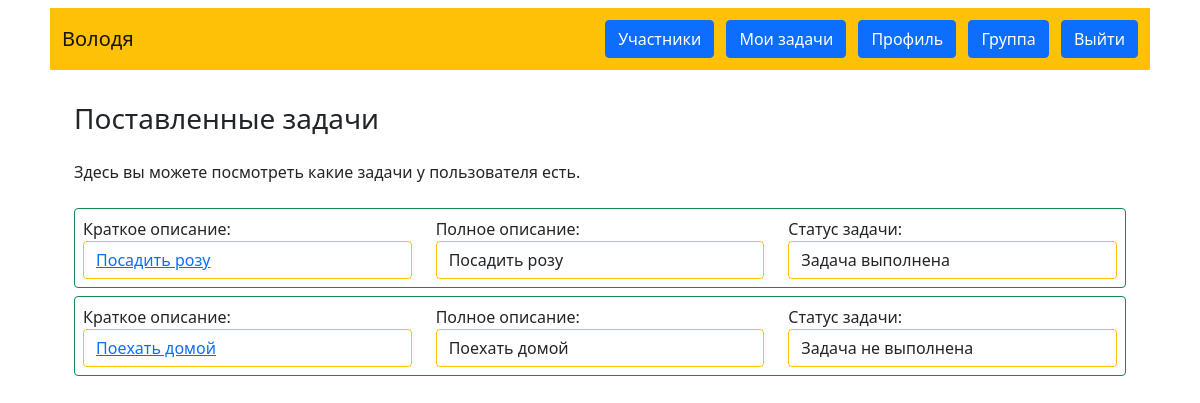
The page /list_tasks/peter@mail.ru (signed in) on the database its author committed.
### data/users.py (models this page shows, shortened)
class User(SqlAlchemyBase, UserMixin, SerializerMixin):
    __tablename__ = 'Users'
    id = sqlalchemy.Column(sqlalchemy.Integer,
                           primary_key=True, autoincrement=True)
    login = sqlalchemy.Column(sqlalchemy.String, unique=True, nullable=False)
    group = sqlalchemy.Column(sqlalchemy.Integer,
                              sqlalchemy.ForeignKey("Groups.id"))
    email = sqlalchemy.Column(sqlalchemy.String,
                              index=True, unique=True, nullable=False)
    password = sqlalchemy.Column(sqlalchemy.String, nullable=True)

class Task(SqlAlchemyBase, UserMixin, SerializerMixin):
    __tablename__ = 'Tasks'
    id = sqlalchemy.Column(sqlalchemy.Integer,
                           primary_key=True, autoincrement=True)
    user_id = sqlalchemy.Column(sqlalchemy.Integer,
                                sqlalchemy.ForeignKey("Users.id"))
    author_id = sqlalchemy.Column(sqlalchemy.Integer,
                                  sqlalchemy.ForeignKey("Users.id"))
    group_id = sqlalchemy.Column(sqlalchemy.Integer,
                                 sqlalchemy.ForeignKey("Groups.id"))
    short_task = sqlalchemy.Column(sqlalchemy.String, nullable=False)
    detail_task = sqlalchemy.Column(sqlalchemy.String, unique=False)
    completed = sqlalchemy.Column(sqlalchemy.Boolean)

### main.py (the view)
@app.route('/list_tasks/<email>', methods=['GET'])
@login_required
def list_tasks(email):
    db_sess = db_session.create_session()
    task_list = []
    user = db_sess.query(User).filter(User.email == email).first()
    tasks = db_sess.query(Task).filter(Task.user_id == user.id).all()
    if tasks:
        for row in tasks:
            short_task = row.short_task
            detail_task = row.detail_task
            completed = row.completed
            if completed:
                completed = 'Задача выполнена'
            else:
                completed = 'Задача не выполнена'
            cor = (short_task, detail_task, completed, row.id)
            task_list.append(cor)
        return render_template('list_tasks.html', tasks=task_list)
    return render_template('list_tasks.html', tasks=task_list, message='У пользователя нет задач')

### data/db_session.py (called while the page is built)
def create_session() -> Session:
    global __factory
    return __factory()

### main.py (called while the page is built)
@login_manager.user_loader
def load_user(user_id):
    db_sess = db_session.create_session()
    return db_sess.query(User).get(user_id)

### templates/list_tasks.html (shortened to what this page needs)
{% extends "base.html" %}
{% block content %}
<h3>Поставленные задачи</h3>
<p class="my-3 my-md-4">Здесь вы можете посмотреть какие задачи у пользователя есть.</p>
    {% if tasks %}
        {% for descr in tasks%}
        <div class="my-2 p-2 border rounded border-success">
            <div class="m4 row justify-content-around">
                <div class="col-12 col-md-4">
                    <div>Краткое описание:</div>
                    <div class="form-control border border-warning"><a href="/edit_task/{{ descr[3] }}">{{ descr[0] }}</a></div>
                </div>
                <div class="col-12 col-md-4">
                    <div>Полное описание:</div>
                    <div class="form-control border border-warning">{{ descr[1] }}</div>
                </div>
                <div class="col-12 col-md-4">
                    <div>Статус задачи:</div>
                    <div class="form-control border border-warning">{{ descr[2] }}</div>
                </div>
            </div>
        </div>
        {% endfor %}
    {% endif %}
{% endblock %}

### templates/base.html (shortened to what this page needs)
<!doctype html>
<html lang="ru" xmlns="http://www.w3.org/1999/html">
<head>
    <link href="https://cdn.jsdelivr.net/npm/bootstrap@5.1.3/dist/css/bootstrap.min.css" rel="stylesheet"
>
</head>
<body>
<header class="container">
    <nav class="m-2 p-2 navbar navbar-light bg-warning">
        <div><a class="m-1 navbar-brand" href="/index">{{ current_user.login }}</a></div>
        {% if current_user.is_authenticated %}
        <div>
            <a class="m-1 btn btn-primary " href="/members/{{ current_user.group }}">Участники</a>
            <a class="m-1 btn btn-primary " href="/my_tasks">Мои задачи</a>
            <a class="m-1 btn btn-primary " href="/profile">Профиль</a>
            <a class="m-1 btn btn-primary" href="/my_groups">Группа</a>
            <a class="m-1 btn btn-primary" href="/logout">Выйти</a></div>
        {% else %}
        <div>
            <a class="m-1 btn btn-primary " href="/register">Зарегистрироваться</a>
            <a class="m-1 btn btn-success" href="/login">Войти</a>
        </div>
        {% endif %}
    </nav>
</header>
<main role="main" class="container">
    <div class="p-3 m-3">
        {% block content %}{% endblock %}
    </div>
</main>
</body>
</html>

### rows shown on the page
User: login "Володя"
Task: short_task "Посадить розу", detail_task "Посадить розу", descr "Задача выполнена"
Task: short_task "Поехать домой", detail_task "Поехать домой", descr "Задача не выполнена"
